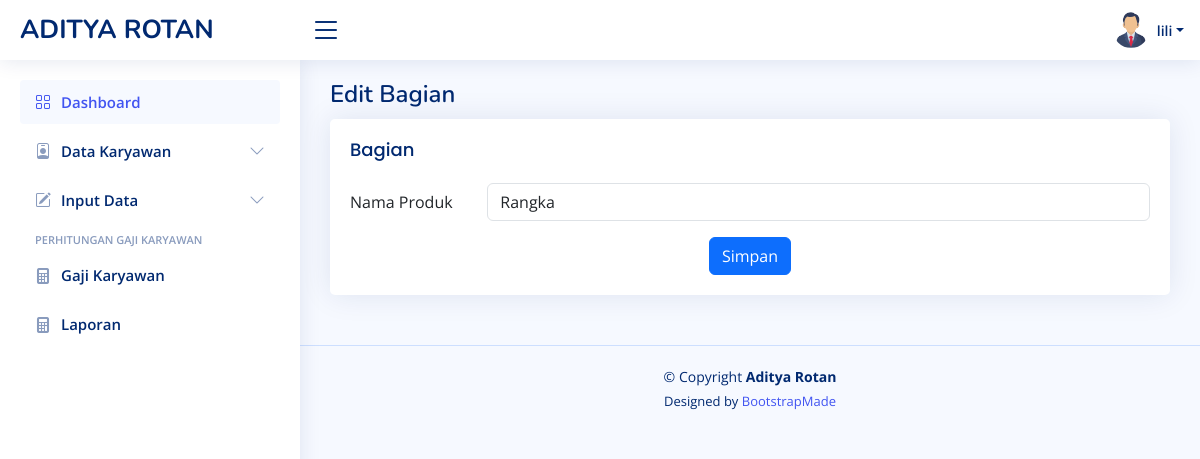
Screenshot of /update_bagian.php?id=1 (signed in) with the database file from the repository.
### tables this page shows
CREATE TABLE `akun` (
  `id_user` int(5) NOT NULL,
  `username` varchar(100) NOT NULL,
  `email` varchar(100) NOT NULL,
  `password` varchar(100) NOT NULL,
  `photo` varchar(255) NOT NULL,
  `telp` varchar(13) NOT NULL
);

CREATE TABLE `bagian` (
  `id_bagian` int(11) NOT NULL,
  `nama_bagian` varchar(255) NOT NULL
);

### update_bagian.php (the view, shortened to what this page needs)
<?php
require 'function.php';
?>
<?php include "template/header.php"; ?>
<?php include "template/sidebar.php"; ?>
  <main id="main" class="main">
    <div class="pagetitle">
      <h1>Edit Bagian</h1>
    </div>
    <section class="section">
      <div class="row">
        <div class="col-lg-12">
          <div class="card">
            <div class="card-body">
              <h5 class="card-title">Bagian</h5>
              <?php
                $id = $_GET['id'];
                $data = "SELECT * FROM bagian WHERE id_bagian = '$id'";
                $query = mysqli_query($conn, $data);
                $d = mysqli_fetch_array($query);
              ?>
              <form action="" method="post">
                <div class="row mb-3">
                  <label for="inputEmail3" class="col-sm-2 col-form-label">Nama Produk</label>
                  <div class="col-sm-10">
                    <input type="text" class="form-control" name="nama_bagian" value="<?= $d["nama_bagian"] ?>">
                  </div>
                </div>
                <div class="text-center">
                  <button type="submit" name="submit" class="btn btn-primary">Simpan</button>
                </div>
              </form>
            </div>
          </div>
        </div>
      </div>
    </section>
  </main>
<?php include "template/footer.php"; ?>

### template/header.php (shortened to what this page needs)
<?php
include_once("koneksi.php");
$username = $_SESSION['username'];
$sql = "SELECT * FROM akun WHERE username = '$username'";
$query = mysqli_query($koneksi, $sql);
$akun = mysqli_fetch_assoc($query);
?>
<!DOCTYPE html>
<html lang="en">
  <head>
    <link href="assets/vendor/bootstrap/css/bootstrap.min.css" rel="stylesheet" />
    <link href="assets/vendor/bootstrap-icons/bootstrap-icons.css" rel="stylesheet" />
    <link href="assets/vendor/boxicons/css/boxicons.min.css" rel="stylesheet" />
    <link href="assets/vendor/quill/quill.snow.css" rel="stylesheet" />
    <link href="assets/vendor/quill/quill.bubble.css" rel="stylesheet" />
    <link href="assets/vendor/remixicon/remixicon.css" rel="stylesheet" />
    <link href="assets/vendor/simple-datatables/style.css" rel="stylesheet" />
    <link href="assets/css/style.css" rel="stylesheet" />
  </head>
  <body>
    <header id="header" class="header fixed-top d-flex align-items-center">
      <div class="d-flex align-items-center justify-content-between">
        <a href="index.html" class="logo d-flex align-items-center">
          <span class="d-none d-lg-block">ADITYA ROTAN</span>
        </a>
        <i class="bi bi-list toggle-sidebar-btn"></i>
      </div>
      <nav class="header-nav ms-auto">
        <ul class="d-flex align-items-center">
          <li class="nav-item dropdown pe-3">
            <a class="nav-link nav-profile d-flex align-items-center pe-0" href="#" data-bs-toggle="dropdown">
              <?php
              if ($akun['photo'] == "") {
              ?>
                  <img src="assets/img/user.png" alt="Profile.php" class="rounded-circle">
              <?php
              } else {
              ?>
                  <img src="assets/img/<?= $akun['photo'] ?>" alt="Profile.php" class="rounded-circle">
              <?php
              }
              ?>
              <span class="d-none d-md-block dropdown-toggle ps-2"><?= $username; ?></span> </a
            >
          </li>
        </ul>
      </nav>
    </header>

### assets/css/style.css (style rules this page uses)
:root { scroll-behavior: smooth; }
body { font-family: "Open Sans", sans-serif; background: #f6f9ff; color: #444444; }
a { color: #4154f1; text-decoration: none; }
h1, h2, h3, h4, h5, h6 { font-family: "Nunito", sans-serif; }
#main { margin-top: 60px; padding: 20px 30px; transition: all 0.3s; }
.pagetitle { margin-bottom: 10px; }
.pagetitle h1 { font-size: 24px; margin-bottom: 0; font-weight: 600; color: #012970; }
.card { margin-bottom: 30px; border: none; border-radius: 5px; box-shadow: 0px 0 30px rgba(1, 41, 112, 0.1); }
.card-title { padding: 20px 0 15px 0; font-size: 18px; font-weight: 500; color: #012970; font-family: "Poppins", sans-serif; }
.card-body { padding: 0 20px 20px 20px; }
.logo { line-height: 1; }
@media (min-width: 1200px) { .logo { width: 280px; } }
.logo span { font-size: 26px; font-weight: 700; color: #012970; font-family: "Nunito", sans-serif; }
.header { transition: all 0.5s; z-index: 997; height: 60px; box-shadow: 0px 2px 20px rgba(1, 41, 112, 0.1); background-color: #fff; padding-left: 20px; }
.header .toggle-sidebar-btn { font-size: 32px; padding-left: 10px; cursor: pointer; color: #012970; }
.header-nav ul { list-style: none; }
.header-nav > ul { margin: 0; padding: 0; }
.header-nav .nav-profile { color: #012970; }
.header-nav .nav-profile img { max-height: 36px; }
.header-nav .nav-profile span { font-size: 14px; font-weight: 600; }
@media (min-width: 1200px) { #main, #footer { margin-left: 300px; } }

### rows the page displays
akun: photo (picture)
bagian: nama_bagian "Rangka"

### other values shown
$username "lili"
